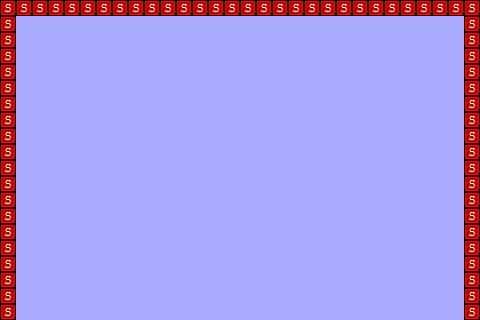

This is a level from a 2D game, rendered from its Tiled map with the project's own tilesets. A one-line summary and the map file follow, with tile-layer data summarised:
An orthogonal 30x20 tile map with 16x16 px tiles, 2 tile layers (Tile Layer 1, collision), 5 tilesets and 16 objects (14x brick, paddle).

<map version="1.0" orientation="orthogonal" width="30" height="20" tilewidth="16" tileheight="16" backgroundcolor="#aaaaff">
 <tileset firstgid="1" name="ball" tilewidth="16" tileheight="16">
  <image source="../img/ball.png" width="16" height="16" />
 </tileset>
 <tileset firstgid="2" name="tiles" tilewidth="16" tileheight="16">
  <image source="../img/tiles.png" width="80" height="224" />
 </tileset>
 <tileset firstgid="72" name="brick" tilewidth="16" tileheight="16">
  <image source="../img/brick.png" width="32" height="16" />
 </tileset>
 <tileset firstgid="74" name="paddle" tilewidth="16" tileheight="16">
  <image source="../img/paddle.png" width="48" height="16" />
 </tileset>
 <tileset firstgid="77" name="solid-tile" tilewidth="16" tileheight="16">
  <image source="../img/solid-tile.png" width="16" height="16" />
  <tile id="0">
   <properties>
    <property name="type" value="solid" />
   </properties>
  </tile>
 </tileset>
 <layer name="Tile Layer 1" width="30" height="20">
  <data>[600 cells, 68 non-empty, 1 distinct tile ids]</data>
 </layer>
 <objectgroup color="#aaffff" name="entity-paddle" width="30" height="20">
  <object x="208" y="272" height="16" />
  <object name="paddle" x="208" y="272" width="48" height="16" />
 </objectgroup>
 <objectgroup color="#00ffff" name="entity-brick" width="30" height="20">
  <object name="brick" x="64" y="48" width="32" height="16" />
  <object name="brick" x="112" y="48" width="32" height="16" />
  <object name="brick" x="160" y="48" width="32" height="16" />
  <object name="brick" x="208" y="48" width="32" height="16" />
  <object name="brick" x="256" y="48" width="32" height="16" />
  <object name="brick" x="304" y="48" width="32" height="16" />
  <object name="brick" x="352" y="48" width="32" height="16" />
  <object name="brick" x="80" y="80" width="32" height="16" />
  <object name="brick" x="128" y="80" width="32" height="16" />
  <object name="brick" x="176" y="80" width="32" height="16" />
  <object name="brick" x="224" y="80" width="32" height="16" />
  <object name="brick" x="272" y="80" width="32" height="16" />
  <object name="brick" x="320" y="80" width="32" height="16" />
  <object name="brick" x="368" y="80" width="32" height="16" />
 </objectgroup>
 <layer name="collision" width="30" height="20">
  <data>[600 cells, 68 non-empty, 1 distinct tile ids]</data>
 </layer>
</map>
